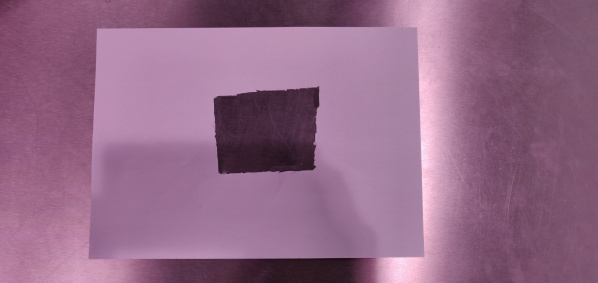
#> input picture William_sitt_lekerom/Bordtest2.jpg, 598 x 283 px, given in place of the camera
$ python 'main v2.py'
#> lines starting #> are read from the running program, lines starting #| are printed output that depends on the picture; after the words box and inside, x2 and y2 are one past the last pixel; in counts of white or black regions, pixels touching at a corner belong together
import cv2
import matplotlib.pyplot as plt
import numpy as np
from Stacking_func import stackImages

contrast = 1.25
brightness = 50

cap = cv2.VideoCapture(0)
ret, frame = cap.read()
#> frame is the input picture: shape (283, 598, 3); mean B, G, R 135.2, 105.3, 147.5

effect = frame.copy()
effect = cv2.cvtColor(effect, cv2.COLOR_BGR2HSV)
#> effect: shape (283, 598, 3); mean H, S, V 158.6, 77, 147.5
effect[:, :, 2] = np.clip(contrast * effect[:, :, 2] + brightness, 0, 255)
#> effect: shape (283, 598, 3); mean H, S, V 158.6, 77, 224.9
effect = cv2.cvtColor(effect, cv2.COLOR_HSV2BGR)
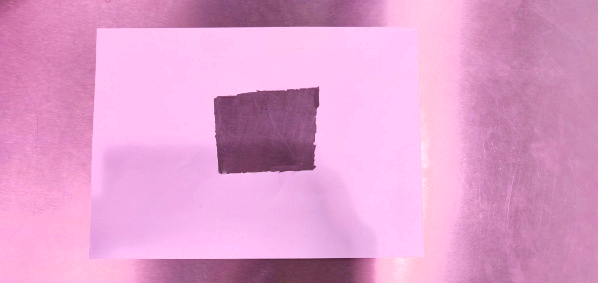
#> effect: shape (283, 598, 3); mean B, G, R 205.2, 158.7, 224.9

img_gray = cv2.cvtColor(effect, cv2.COLOR_BGR2GRAY)
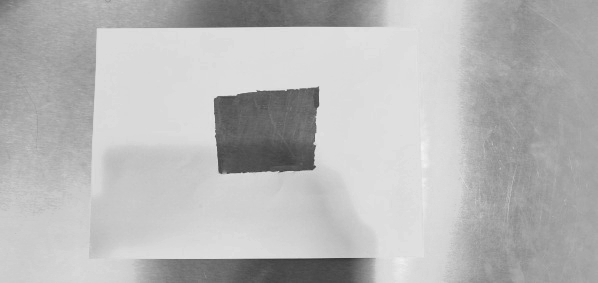
#> img_gray: shape (283, 598); min 56, max 242, mean 183.8

ret, thresh = cv2.threshold(img_gray, 150, 255, cv2.THRESH_BINARY)
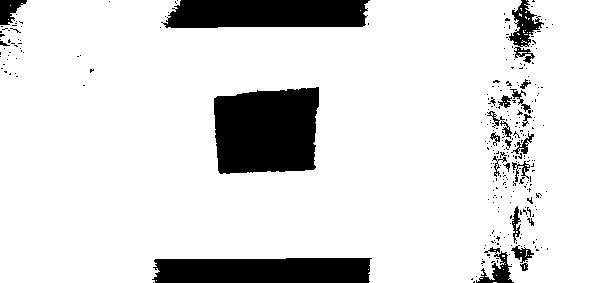
#> thresh: shape (283, 598); 86.8% white; 293 black regions (268 under 20 px)

contours, hierarchy = cv2.findContours(image=thresh, mode=cv2.RETR_TREE, method=cv2.CHAIN_APPROX_NONE)
#> contours = 411 contours, 379 with area under 20; largest, box (x1, y1, x2, y2) and area: (0, 0, 598, 283) 155891, (213, 86, 320, 175) 8230, (510, 245, 535, 264) 230, (511, 205, 522, 244) 207, (513, 46, 536, 64) 202

image_copy = effect.copy()

#> (the run stopped early here; a loop or call above may not have finished)
